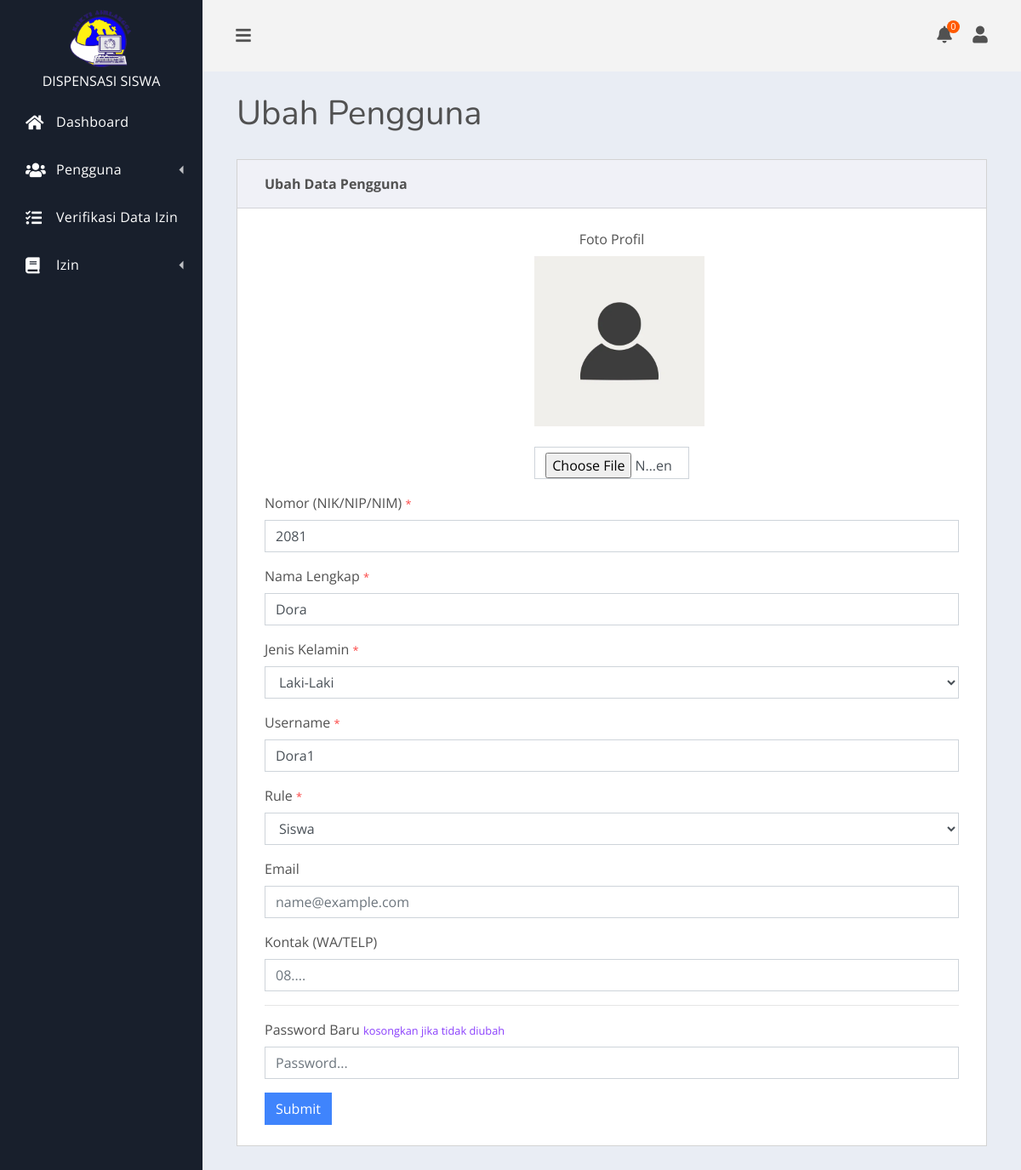
Screenshot of /pages/pengguna/edit.php?id=9 (signed in) with the database file from the repository.
### tables this page shows
CREATE TABLE IF NOT EXISTS `pengguna` (
  `id` int(10) unsigned NOT NULL AUTO_INCREMENT,
  `username` varchar(100) NOT NULL,
  `password` varchar(100) NOT NULL,
  `nomor` varchar(100) NOT NULL,
  `nama_lengkap` varchar(150) NOT NULL,
  `jenis_kelamin` enum('L','P') NOT NULL DEFAULT 'L',
  `foto_profil` varchar(150) DEFAULT NULL,
  `email` varchar(150) DEFAULT NULL,
  `kontak` varchar(150) DEFAULT NULL,
  `rule` enum('waka','guru','siswa') NOT NULL DEFAULT 'waka',
  PRIMARY KEY (`id`),
  UNIQUE KEY `Index 2` (`username`)
);

### config/application.php (called while the page is built, shortened)
<?php
$dev = "development";
$app_url = null;
function base_url(){
    global $dev;
    global $app_url;
    if(isset($_SERVER['HTTPS'])){
        $protocol = ($_SERVER['HTTPS'] && $_SERVER['HTTPS'] != "off") ? "https" : "http";
    } else if($dev != "local"){
        $protocol = 'https';
    }
    else{
        $protocol = 'http';
    }
    return $protocol . "://" . (($app_url !== null && !empty($app_url)) ? $app_url : $_SERVER['HTTP_HOST']);
}

### actions/_models/Pengguna.php (called while the page is built, shortened)
<?php
class Pengguna {
    private $tableName = "pengguna";
    private $conn;
    public function __construct() {
        $this->conn = $GLOBALS['conn'];
    }
    public function findById($id) {
        $sql = "SELECT * FROM $this->tableName WHERE id = :id";
        $stmt = $this->conn->prepare($sql);
        $stmt->bindParam(':id', $id);
        $stmt->execute();
        return $stmt->fetch(PDO::FETCH_ASSOC);
    }
}

### pages/pengguna/edit.php (the view, shortened to what this page needs)
<?php
include_once $_SERVER['DOCUMENT_ROOT'] . "/library/cek_session.php";
include_once $_SERVER['DOCUMENT_ROOT'] . "/pages/_partials/top.php";
include_once $_SERVER['DOCUMENT_ROOT'] . "/actions/_models/Pengguna.php";
$model = new Pengguna();
$pengguna = $model->findById($_GET['id']);
?>
<div class="container-fluid">
    <h1 class="dash-title">Ubah Pengguna</h1>
    <div class="row">
        <div class="col-md-12">
            <div class="card spur-card">
                <div class="card-header text-right">
                    <div class="spur-card-title"> Ubah Data Pengguna</div>
                </div>
                <div class="card-body ">
                    <form action="<?= base_url() . '/actions/pengguna_action.php' ?>?id=<?= $_GET['id'] ?>" method="POST" enctype="multipart/form-data">
                        <div class="form-group">
                            <div class="row" style="
                            display:flex;
                            justify-content: center;
                            ">
                                <div class="col-md-3" style="text-align: center;">
                                    <label for="foto_profil">Foto Profil</label>
                                    <br>
                                    <img src="<?= ($pengguna['foto_profil'] != null)?base_url().'/assets/images/pengguna/'.$pengguna['foto_profil']:base_url().'/assets/img/profile-placeholder.jpg' ?>" alt="User Profile"
                                        style="width: 200px;height: 200px;" id="img-preview">
                                    <br>
                                    <br>
                                    <input type="file" class="form-control" name="foto_profil" required id="foto_profil"
                                        accept="image/*" onchange="onFileChange(event)">
                                </div>
                            </div>
                        </div>
                        <div class="form-group">
                            <label for="nomor">Nomor (NIK/NIP/NIM) <small class="text-danger">*</small></label>
                            <input type="text" class="form-control" name="nomor" required id="nomor"
                                placeholder="Nomor..." value="<?= $pengguna['nomor'] ?>">
                        </div>
                        <div class="form-group">
                            <label for="nama_lengkap">Nama Lengkap <small class="text-danger">*</small></label>
                            <input type="text" class="form-control" name="nama_lengkap" required id="nama_lengkap"
                                placeholder="Nama Lengkap..." value="<?= $pengguna['nama_lengkap'] ?>">
                        </div>
                        <div class="form-group">
                            <label for="jenis_kelamin">Jenis Kelamin <small class="text-danger">*</small></label>
                            <select class="form-control" id="jenis_kelamin" name="jenis_kelamin">
                                <option value="L" <?= ($pengguna['jenis_kelamin'] == 'L') ? 'selected' : '' ?>>Laki-Laki</option>
                            </select>
                        </div>
                        <div class="form-group">
                            <label for="username">Username <small class="text-danger">*</small></label>
                            <input type="text" class="form-control" name="username" required id="username" minlength="5"
                                placeholder="Username..." value="<?= $pengguna['username'] ?>">
                        </div>
                        <div class="form-group">
                            <label for="rule">Rule <small class="text-danger">*</small></label>
                            <select class="form-control" id="rule" name="rule">
                                <option value="siswa" <?= ($pengguna['rule'] == 'siswa') ? 'selected' : '' ?>>Siswa</option>
                            </select>
                        </div>
                        <div class="form-group">
                            <label for="email">Email</label>
                            <input type="email" class="form-control" id="email" name="email"
                                placeholder="name@example.com" value="<?= $pengguna['email'] ?>">
                        </div>
                        <div class="form-group">
                            <label for="kontak">Kontak (WA/TELP)</label>
                            <input type="number" class="form-control" id="kontak" name="kontak" placeholder="08...."
                                value="<?= $pengguna['kontak'] ?>">
                        </div>
                        <hr>
                        <div class="form-group">
                            <label for="password_baru">Password Baru <small class="text-info">kosongkan jika tidak
                                    diubah</small></label>
                            <input type="password" class="form-control" name="password_baru" minlength="5"
                                id="password_baru" placeholder="Password...">
                        </div>
                        <button type="submit" class="btn btn-primary" name="edit">Submit</button>
                    </form>
                </div>
            </div>
        </div>
    </div>
</div>
<?php
include_once $_SERVER['DOCUMENT_ROOT'] . "/pages/_partials/bottom.php";
?>

### rows the page displays
pengguna: nomor "2081", nama_lengkap "Dora", jenis_kelamin "Laki-Laki", username "Dora1", rule "Siswa"

### other values shown
count($notifIzins) "0"
